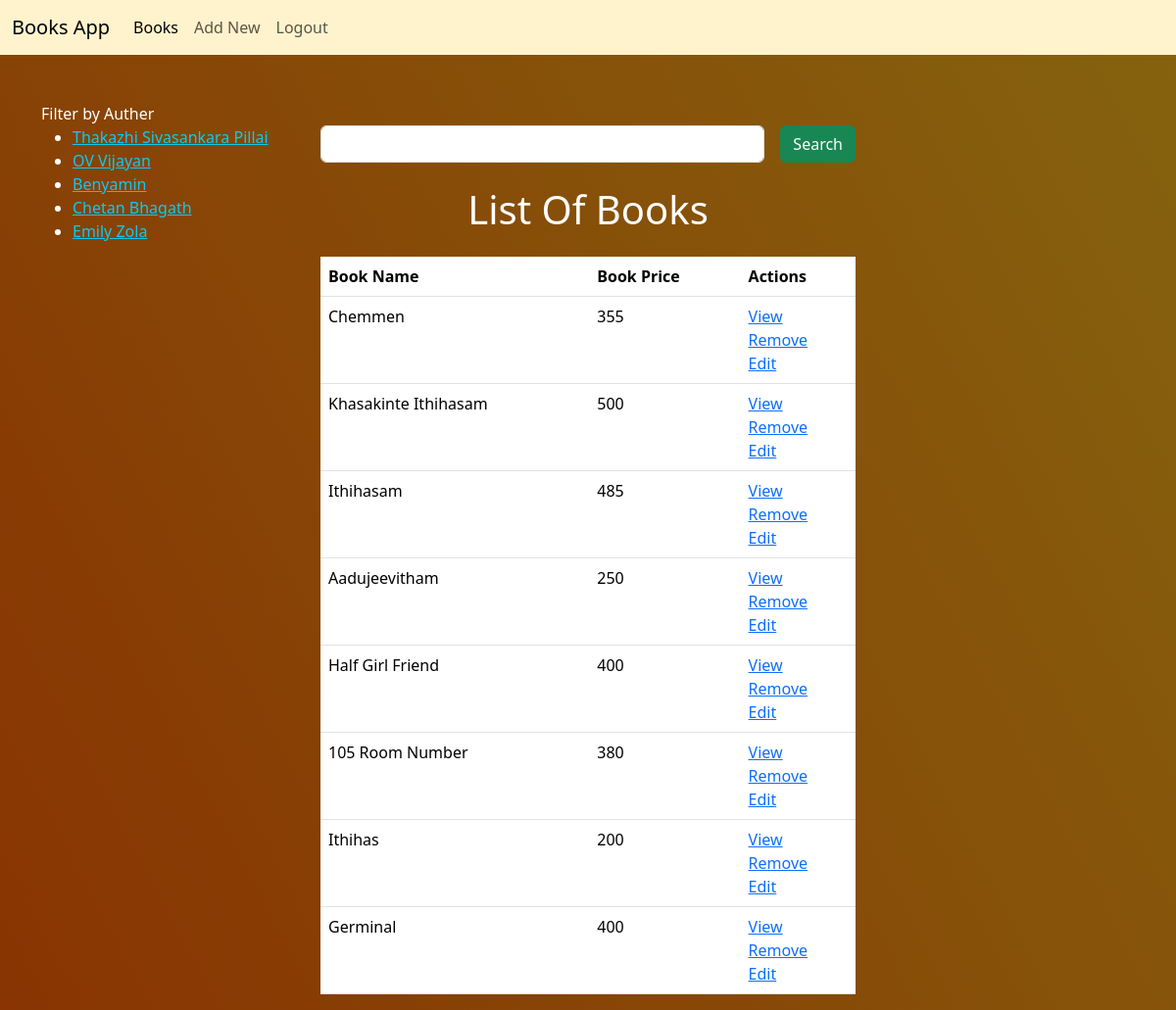
Page /books/all (signed in) on the committed database.
### myapp/models.py (models this page shows, shortened)
class Books(models.Model):
    book_name=models.CharField(max_length=100,unique=True)
    auther_name=models.CharField(max_length=100)
    book_price=models.PositiveIntegerField()
    total_pages=models.PositiveIntegerField()
    year=models.PositiveIntegerField(null=True)
    review=models.CharField(max_length=500,null=True,blank=True)
    image=models.ImageField(upload_to="images",null=True,blank=True)

### myapp/views.py (the view, shortened to what this page needs)
# urls.py: path('books/all',views.BookListView.as_view(),name='book-all'),
@method_decorator(signin_required,name='dispatch')
class BookListView(View):
    def get(self,request,*args,**kwargs):
        if request.user.is_authenticated:
            qs=Books.objects.all()
            if "book price" in request.GET:
                bk_prc=request.GET.get("book price")
                qs=qs.filter(book_price=bk_prc)
            authers=Books.objects.all().values_list("auther_name",flat=True).distinct()
            print(authers)
            if "auther name" in request.GET:
                authr_nme=request.GET.get("auther name")
                qs=qs.filter(auther_name__iexact=authr_nme) #__iexact  =>case nokathe wrk cheyan
            return render(request,'books_list.html',{'data':qs,'authers':authers})
        else:
            messages.error(request,'Invalid Session')
            return  redirect('signin')

### myapp/views.py (called while the page is built)
def signin_required(fn):
    def wrapper(request,*args,**kwargs):
        if not request.user.is_authenticated:
            messages.error(request,'invalid session')
            return redirect('signin')
        else:
            return fn(request,*args,**kwargs)
    return wrapper

### myapp/templates/books_list.html (shortened to what this page needs)
{%extends 'base.html'%}
{%block body_block%}
<div class="container mt-5">
    <div class="row">
        <div class="col-3 text-white">
            Filter by Auther
           <ul>
            {%for a in authers%}
                <li><a href="{%url 'book-all'%}?auther name={{a}}" class="text-info">{{a}}</a></li>
            {%endfor%}
           </ul>
        </div>
        <div class="col-6">
            <div>
                <form action="" method="post" class="">
                    <div class="d-flex mt-4 mb-2">
                        <input type="text" name="box" class="form-control me-3">
                        <button type="submit" class="btn btn-success">Search</button>
                    </div>
                </form>
            </div>
            <table class="table">
                <h1 class="text-center mt-4 mb-4 text-white">List Of Books</h1>
                <tr>
                    <th>Book Name</th>
                    <th>Book Price</th>
                    <th>Actions</th>
                </tr>
                {%for bk in data%}
                <tr>
                    <td>{{bk.book_name}}</td>
                    <td>{{bk.book_price}}</td>
                    <td>
                        <div>
                            <a href="{%url 'book-detail' bk.id%}">View</a>
                        </div>
                        <div>
                            <a href="{%url 'book-delete' bk.id%}">Remove</a>
                        </div>
                        <div>
                            <a href="{%url 'book-edit' bk.id%}">Edit</a>
                        </div>
                    </td>
                </tr>
                {%endfor%}
            </table>
        </div>
        <div class="col-3">
        </div>
    </div>
</div>
{%endblock%}

### myapp/templates/base.html (shortened to what this page needs)
<!DOCTYPE html>
{%load static%}
<html lang="en">
<head>
  <link href="https://cdn.jsdelivr.net/npm/bootstrap@5.3.2/dist/css/bootstrap.min.css" rel="stylesheet"
>
    <link rel="stylesheet" href="{%static 'css/style.css'%}">
</head>
<body class="grad">
  <nav class="navbar navbar-expand-lg bg-warning-subtle">
    <div class="container-fluid">
      <a class="navbar-brand" href="#">Books App</a>
      <div class="collapse navbar-collapse" id="navbarNav">
        <ul class="navbar-nav">
          <li class="nav-item">
            <a class="nav-link active" aria-current="page" href="{%url  'book-all'%}">Books</a>
          </li>
          <li class="nav-item">
            <a class="nav-link" href="{%url 'book-add'%}">Add New</a>
          </li>
          <li class="nav-item">
            <a class="nav-link" href="{%url 'signout'%}">Logout</a>
          </li>
        </ul>
      </div>
    </div>
  </nav>
  {%block body_block%}
  {%endblock%}
</body>
</html>

### myapp/static/css/style.css (style rules this page uses)
.grad { background-color: #401903; background-image: linear-gradient(62deg, #893402 0%, #85630e 100%); }

### rows in the picture
Books: book_name "Chemmen", book_price "355"
Books: book_name "Khasakinte Ithihasam", book_price "500"
Books: book_name "Ithihasam", book_price "485"
Books: book_name "Aadujeevitham", book_price "250"
Books: book_name "Half Girl Friend", book_price "400"
Books: book_name "105 Room Number", book_price "380"
Books: book_name "Ithihas", book_price "200"
Books: book_name "Germinal", book_price "400"

### other values in the picture
{{ a }} "Thakazhi Sivasankara Pillai" "OV Vijayan" "Benyamin" "Chetan Bhagath" "Emily Zola"
